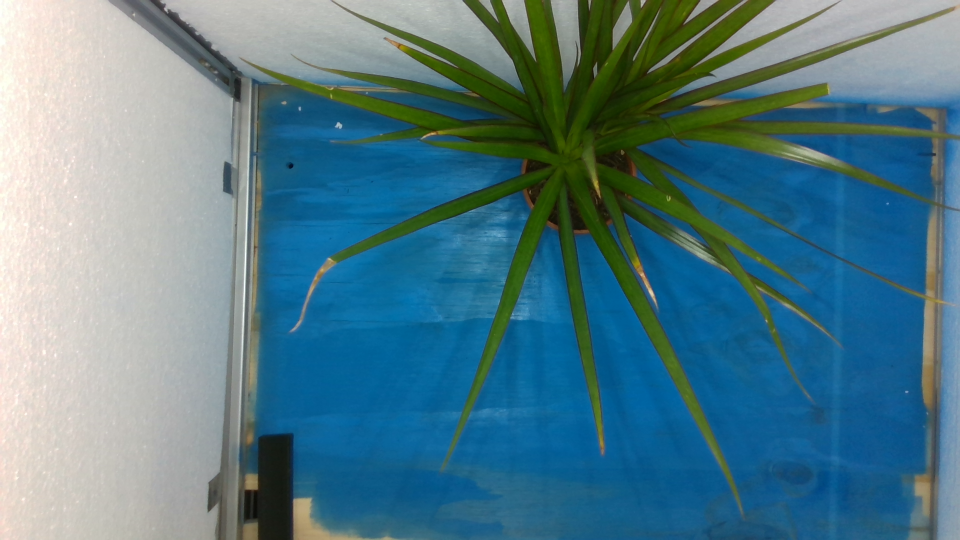
#> input picture images/06-10 Camera laag/image_1_colour.png, 1920 x 1080 px, found by its file name (shown at 1/2 size)
$ python canny.py
#> lines starting #> are read from the running program, lines starting #| are printed output that depends on the picture; after the words box and inside, x2 and y2 are one past the last pixel; in counts of white or black regions, pixels touching at a corner belong together
import cv2


def funcCan(thresh1=0):
    thresh1 = cv2.getTrackbarPos('thresh1', 'canny')
    thresh2 = cv2.getTrackbarPos('thresh2', 'canny')
    edge = cv2.Canny(img, thresh1, thresh2)
    cv2.imshow('canny', edge)


if __name__== '__main__':
    original = cv2.imread("./image_1_colour.png", 0)
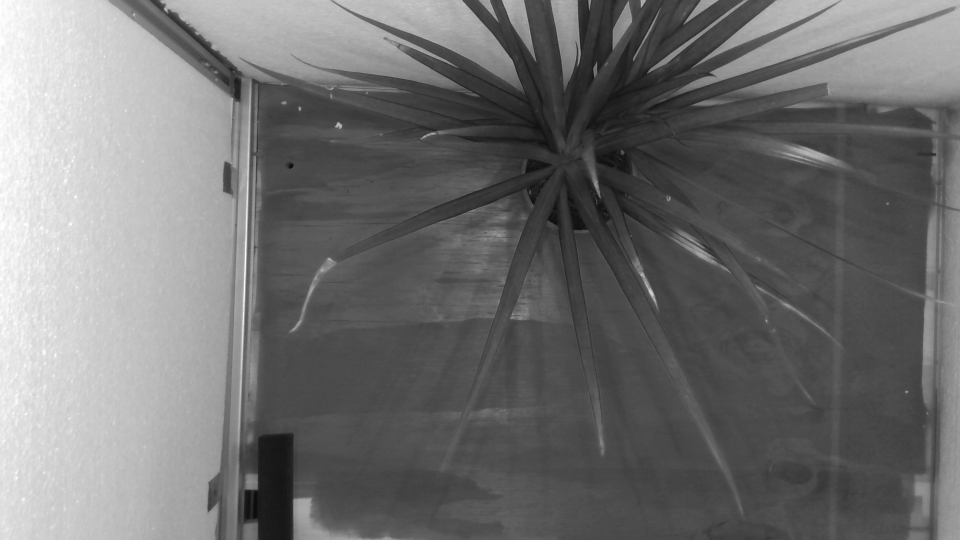
#> original: shape (1080, 1920) (shown at 1/2 size); min 8, max 254, mean 112.6
    img = original.copy()
    img = cv2.resize(img, (0, 0), fx=0.5, fy=0.5)
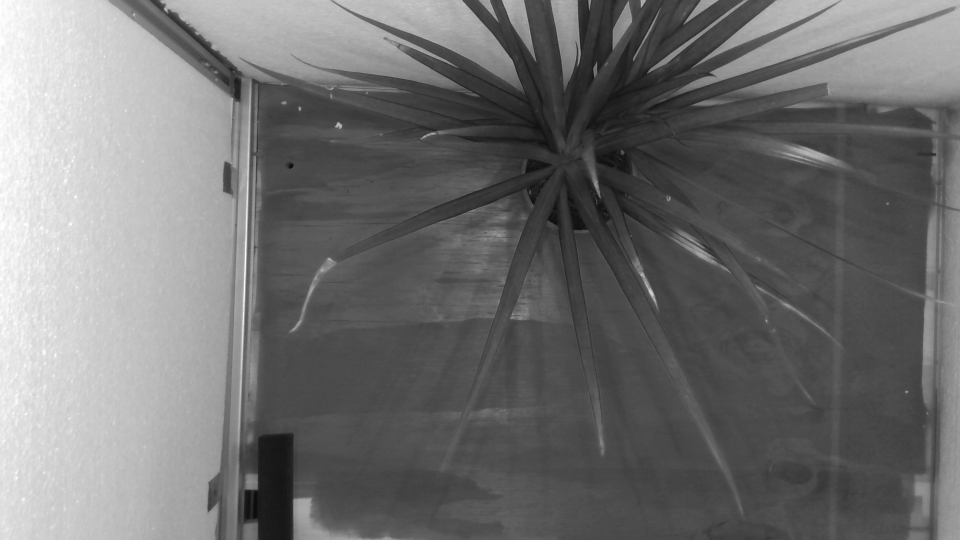
#> img: shape (540, 960); min 11, max 254, mean 112.7
    img = cv2.GaussianBlur(img, (5, 5), 0)

    cv2.namedWindow('canny')

    thresh1 = 100
    thresh2 = 1
    cv2.createTrackbar('thresh1', 'canny', thresh1, 255, funcCan)
    cv2.createTrackbar('thresh2', 'canny', thresh2, 255, funcCan)
    funcCan()
#> in funcCan, `edge = cv2.Canny(img, thresh1, thresh2)`:
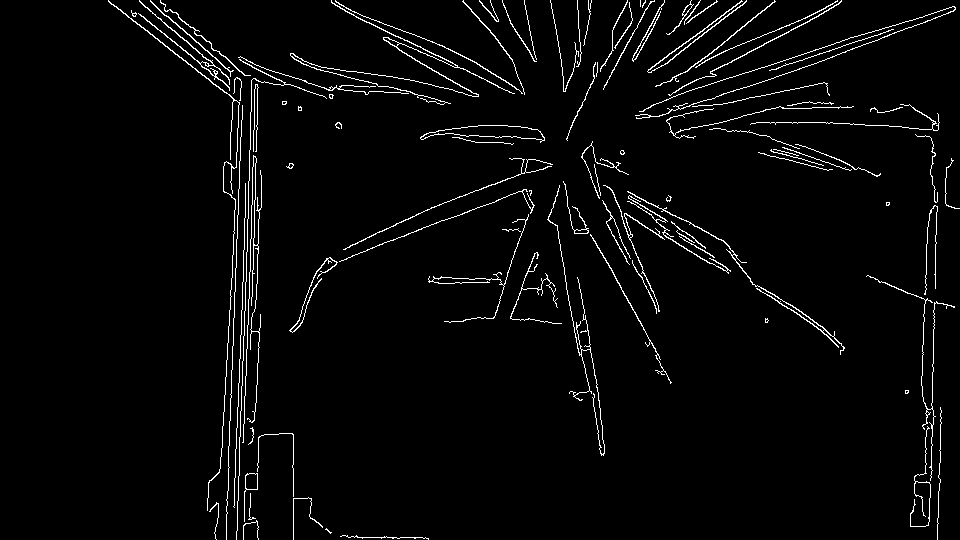
#> edge: shape (540, 960); 3.1% white in thin lines or dots, all inside (x1, y1, x2, y2) = (108, 0, 960, 540)
    # cv2.imshow('Frame', original)

    cv2.waitKey(0)

cv2.destroyAllWindows()

$ run again, with images/06-10 Camera laag/image_0_colour.png copied over images/06-10 Camera laag/image_1_colour.png
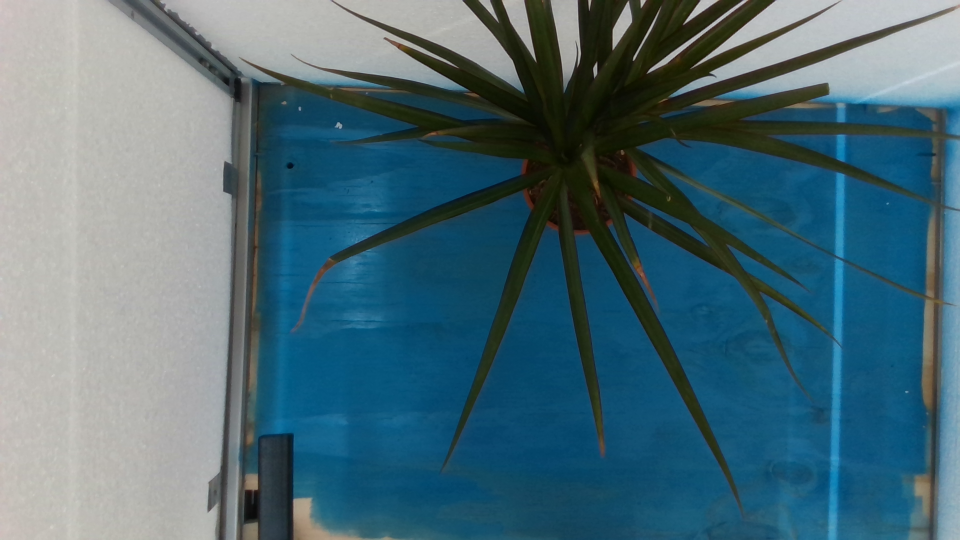
#> input picture images/06-10 Camera laag/image_0_colour.png, 1920 x 1080 px, found by its file name (shown at 1/2 size)
#> `img = cv2.resize(img, (0, 0), fx=0.5, fy=0.5)`:
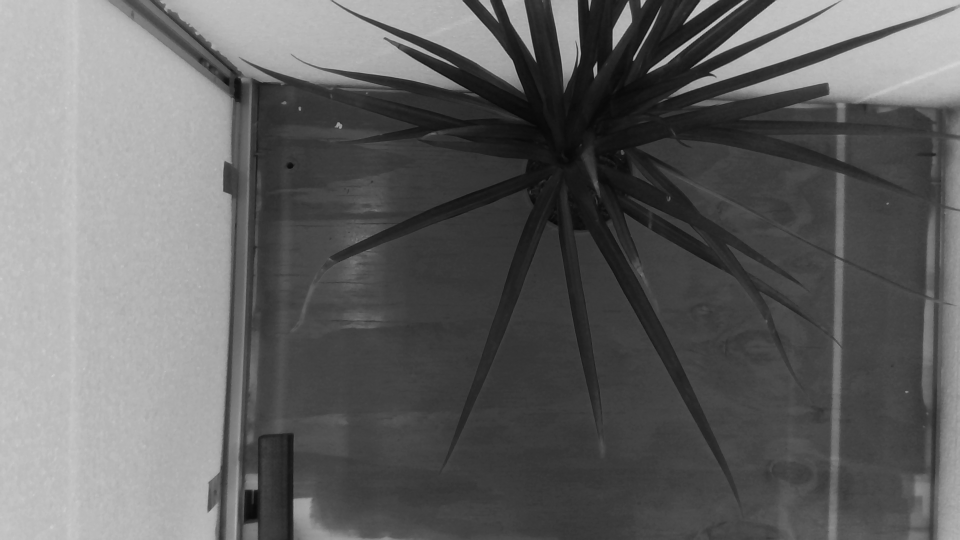
#> img: shape (540, 960); min 8, max 212, mean 99.2
#> in funcCan, `edge = cv2.Canny(img, thresh1, thresh2)`:
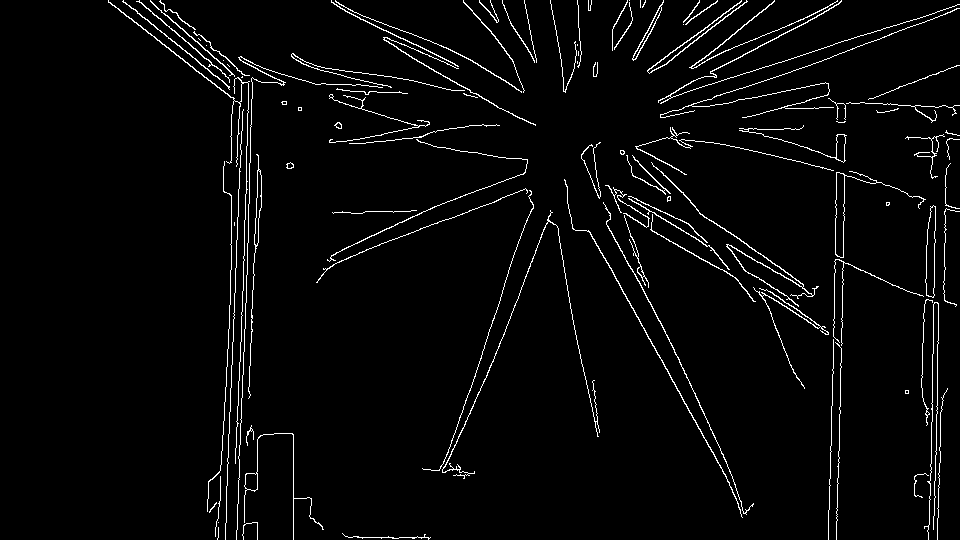
#> edge: shape (540, 960); 3.2% white in thin lines or dots, all inside (x1, y1, x2, y2) = (108, 0, 960, 540)

$ run again, with images/06-10 Camera laag/image_2_colour.png copied over images/06-10 Camera laag/image_1_colour.png
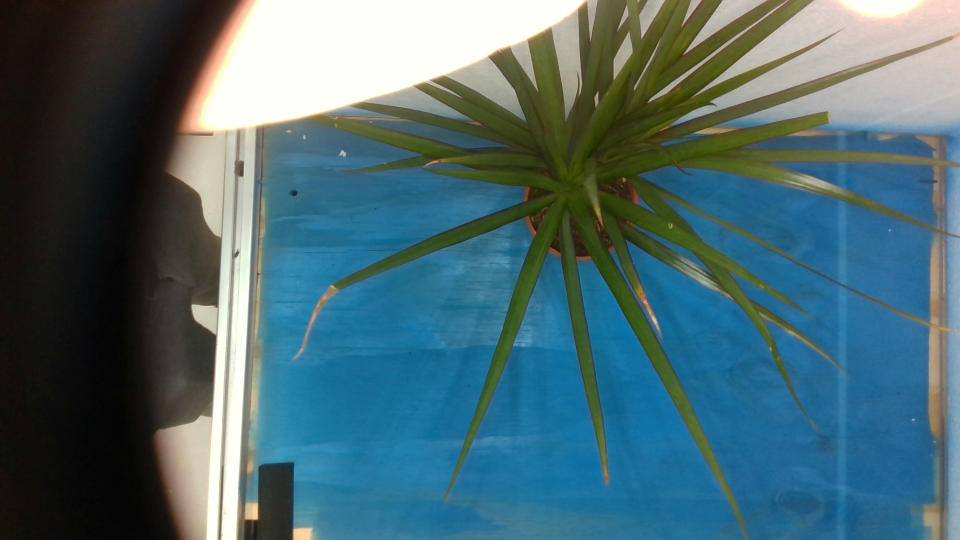
#> input picture images/06-10 Camera laag/image_2_colour.png, 1920 x 1080 px, found by its file name (shown at 1/2 size)
#> `img = cv2.resize(img, (0, 0), fx=0.5, fy=0.5)`:
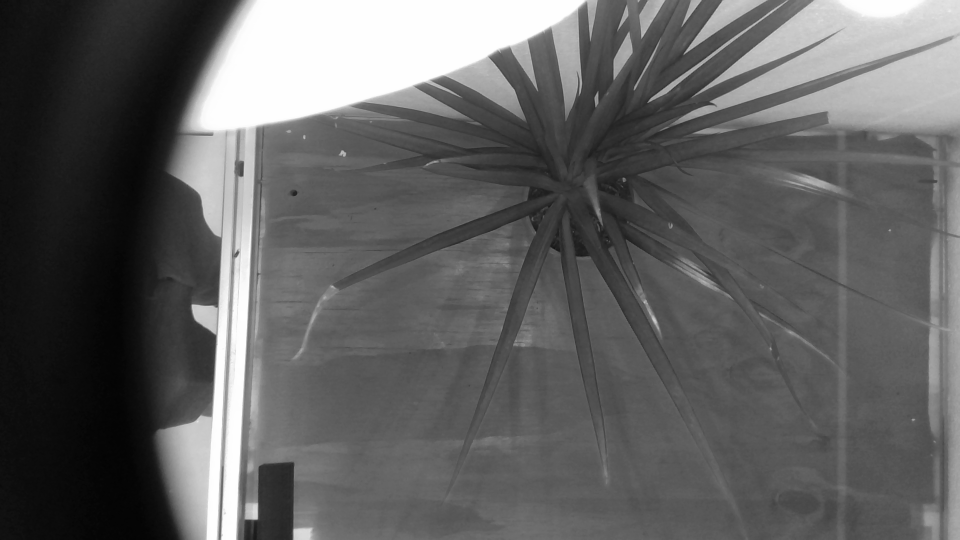
#> img: shape (540, 960); min 3, max 254, mean 97.2
#> in funcCan, `edge = cv2.Canny(img, thresh1, thresh2)`:
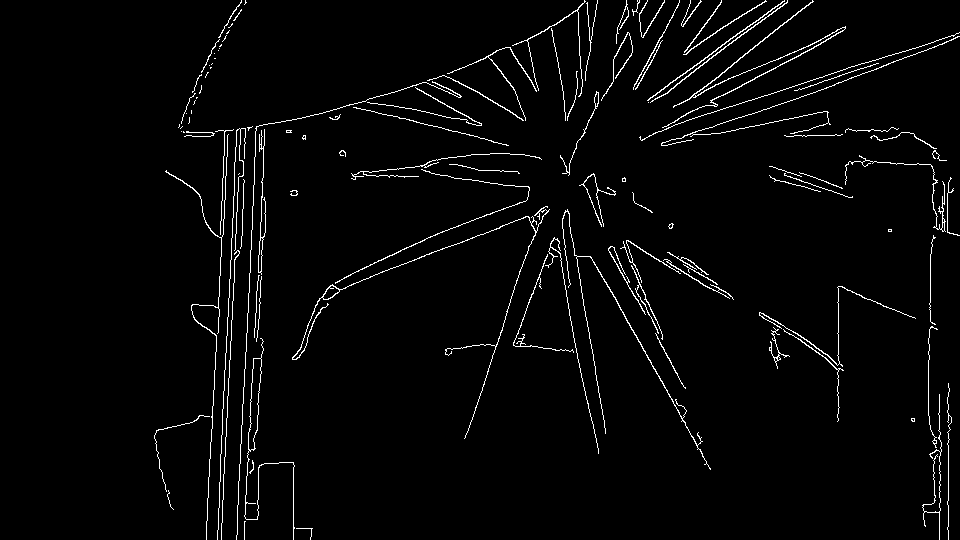
#> edge: shape (540, 960); 2.8% white in thin lines or dots, all inside (x1, y1, x2, y2) = (154, 0, 960, 540)
